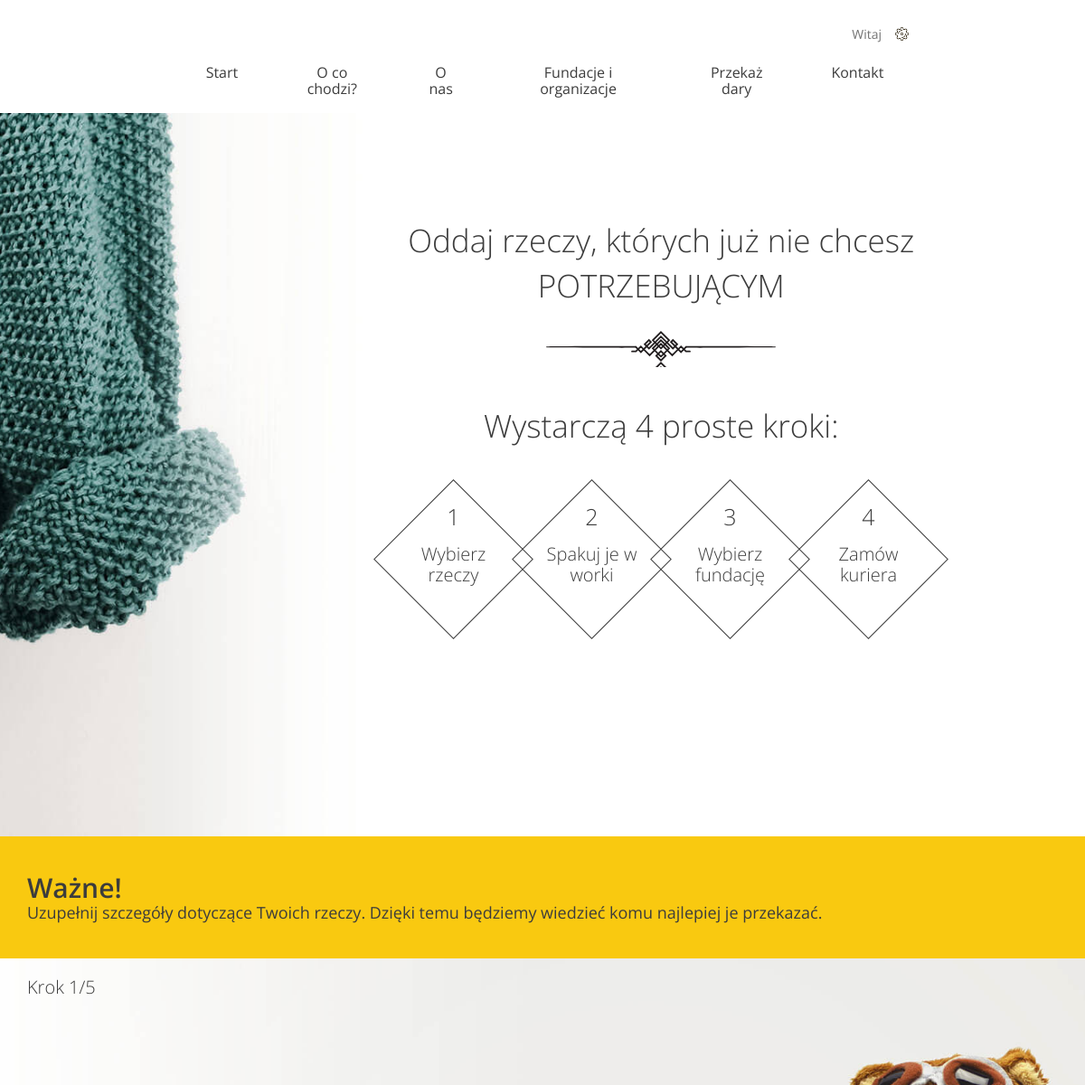
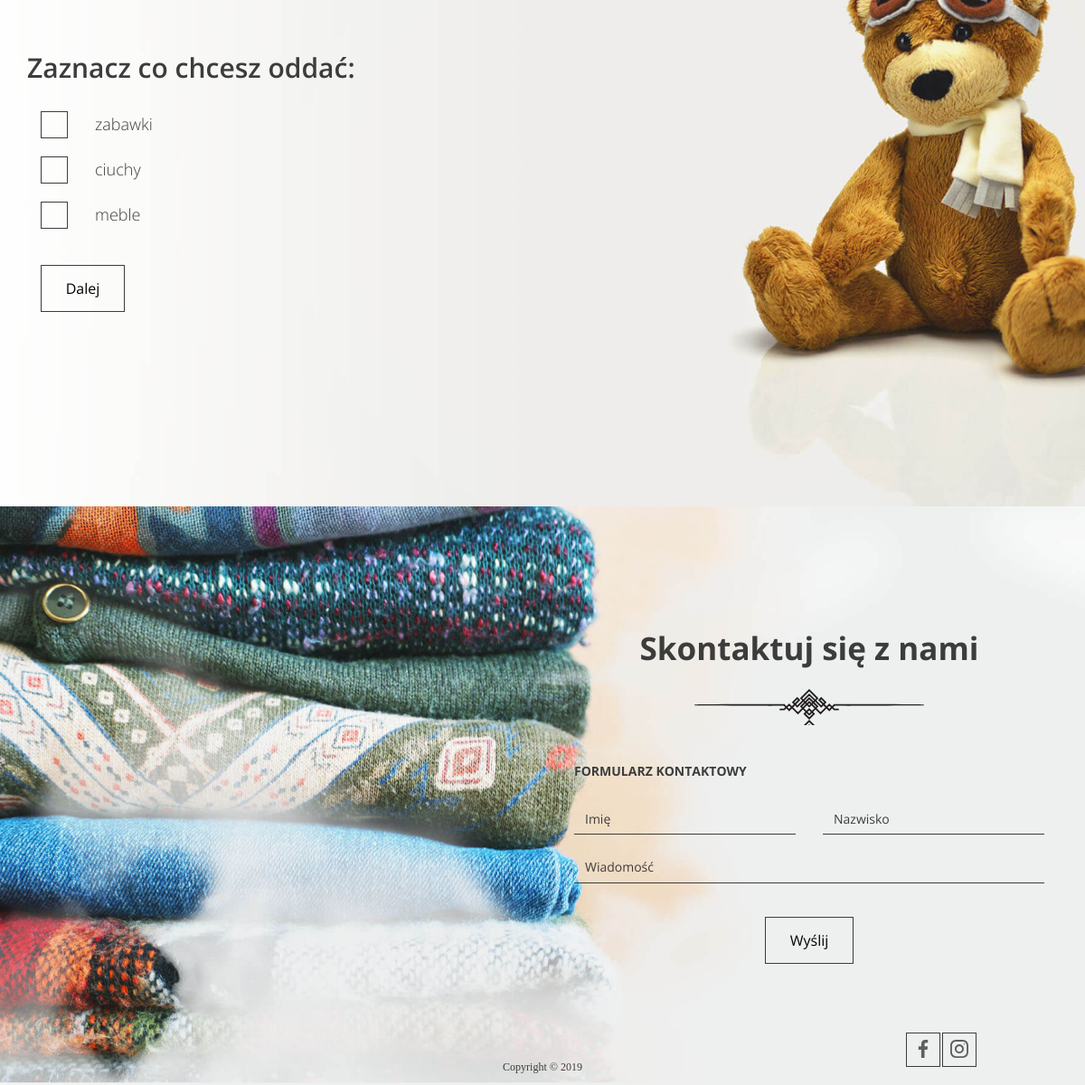
The app's page /donation/ (signed in) with its own data (2 pictures, top to bottom).
### GoodHands/models.py (models this page shows)
class Category(models.Model):
    name = models.CharField(max_length=100)

### GoodHands/views.py (the view)
# urls.py: path('donation/', views.AddDonation.as_view(), name="donation"),
class AddDonation(View):
    def get(self, request):
        if not request.user.is_authenticated:
            return redirect('main')
        categories = Category.objects.all()
        institutions = Institution.objects.all()
        selected_categories = ','.join(str(cat.pk) for cat in categories)
        context = {
            'categories': categories,
            'institutions': institutions,
            'selected_categories': selected_categories,
        }
        return render(request, 'form.html', context)

### templates/form.html (shortened to what this page needs)
{% extends "base.html" %}
{%  load static %}
{% block content %}
    <header class="header--form-page">
      <div class="slogan container container--90">
        <div class="slogan--item">
          <h1>
            Oddaj rzeczy, których już nie chcesz<br />
            <span class="uppercase">potrzebującym</span>
          </h1>
          <div class="slogan--steps">
            <div class="slogan--steps-title">Wystarczą 4 proste kroki:</div>
            <ul class="slogan--steps-boxes">
              <li>
                <div><em>1</em><span>Wybierz rzeczy</span></div>
              </li>
              <li>
                <div><em>2</em><span>Spakuj je w worki</span></div>
              </li>
              <li>
                <div><em>3</em><span>Wybierz fundację</span></div>
              </li>
              <li>
                <div><em>4</em><span>Zamów kuriera</span></div>
              </li>
            </ul>
          </div>
        </div>
      </div>
    </header>
    {% if user.is_authenticated %}
    <section class="form--steps">
      <div class="form--steps-instructions">
        <div class="form--steps-container">
          <h3>Ważne!</h3>
          <p data-step="1" class="active">
            Uzupełnij szczegóły dotyczące Twoich rzeczy. Dzięki temu będziemy
            wiedzieć komu najlepiej je przekazać.
          </p>
        </div>
      </div>
      <div class="form--steps-container">
        <div class="form--steps-counter">Krok <span>1</span>/5</div>
        <form action="form-confirmation.html" method="post">
      <div data-step="1" class="active">
        <h3>Zaznacz co chcesz oddać:</h3>
        {% for category in categories %}
        <div class="form-group form-group--checkbox">
          <label>
            <span class="checkbox"></span>
            <span class="description">{{ category.name }}</span>
          </label>
        </div>
        {% endfor %}
        <div class="form-group form-group--buttons">
          <button type="button" class="btn next-step">Dalej</button>
        </div>
      </div>
    </form>
  </div>
</section>
{% endif %}
{% endblock %}

### records on screen
Category: name "zabawki"
Category: name "ciuchy"
Category: name "meble"
